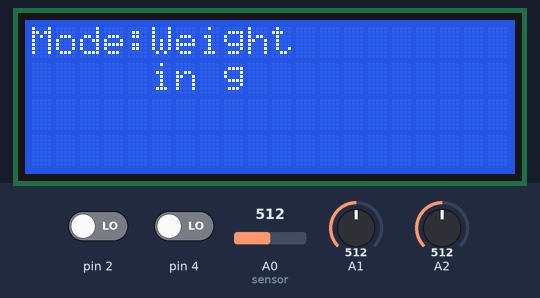
A sketch run on a simulated Arduino Uno, built with avr-gcc and run on an emulated ATmega328P. On the bench: 20×4 character LCD. The test bench sets the inputs (shaded band); at power-on: pin 4 LOW, A0 (sensor) = 512, A1 = 512, pin 2 LOW, A2 = 512. What the sketch prints to the serial monitor is not drawn.

Above: at 1.2 s.
At 2.3 s:
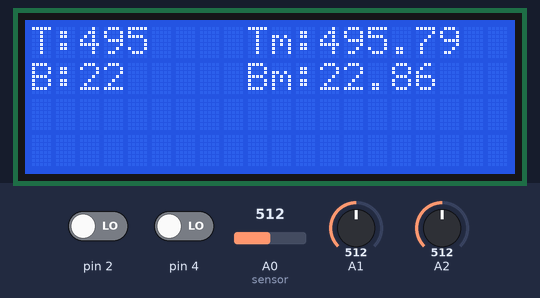
2.4 s: pin 4 driven HIGH
At 3.3 s:
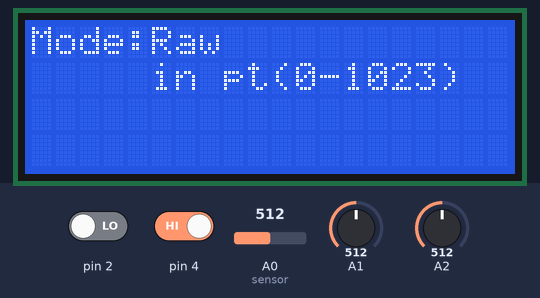
At 4.4 s:
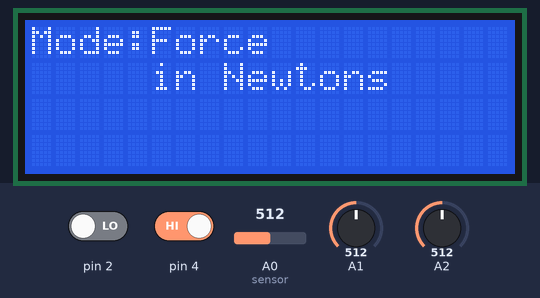
5.4 s: A0 (sensor) set to 1023
8.4 s: A1 set to 1015
11.4 s: A1 set to 1023
14.4 s: pin 2 driven HIGH
17.2 s: A0 (sensor) set to 900
Timing chart, 0 to 20.2 s (numbered marks = the images above; inputs shaded):
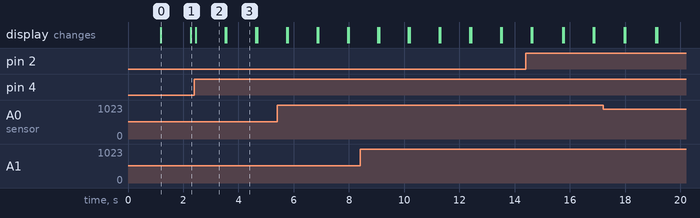

The sketch:

arduino.ino
```cpp
#include <Wire.h>
#include <LiquidCrystal_I2C.h>

LiquidCrystal_I2C lcd(0x27, 20, 4); // set the LCD address to 0x27 for a 16 chars and 2 line display

unsigned long time;
bool firstRound;
float maxValue = 0;  //need to be defined out of loop
float maxValue_top = 0;
bool weightMode,rawMode,forceMode;
int modeLength = 6;
bool test = false;  //TODO: create real test version

// int i = 0;
// const byte number_of_samples = 80;
// float mean[number_of_samples];

String addSpace(int number, int num_of_spaces = 10)
{
  String string_number = String(number);
  int length = string_number.length();
  int spaces = num_of_spaces - length;

  for (size_t i = 0; i < spaces; i++)
  {
    string_number += " ";
  }
  return string_number;
}

void setup() {
  Serial.begin(9600);
  lcd.init(); // initialize the lcd
  lcd.init();
  // Print a message to the LCD.
  lcd.backlight();
  lcd.setCursor(0, 0);
  lcd.print("Measurement Unit");
  lcd.setCursor(0, 1);
  lcd.print("GT Lorraine");
  delay(1000);
  lcd.clear();
  lcd.setCursor(0, 0);


  firstRound=true; //identifies if it is the first loop (! do not change !)
  weightMode=true; //defines starting mode

  //setup mode for first round
  if (weightMode == true)
  {
    forceMode = true;
    weightMode = false;
    rawMode = false;
  }
  else if (rawMode == true)
  {
    forceMode = false;
    weightMode = true;
    rawMode = false;
  }
  else if (forceMode == true)
  {
    forceMode = false;
    weightMode = false;
    rawMode = true;
  }

}


void setMode(String mode,String unit, bool specific_configuration=false){

  lcd.clear();
  lcd.setCursor(0, 0);
  lcd.print("Mode:");
  lcd.setCursor(5, 0);
  lcd.print(mode);
  lcd.setCursor(5, 1);
  lcd.print("in ");
  lcd.setCursor(8, 1);
  lcd.print(unit);


  delay(1000);

  lcd.clear();
  lcd.setCursor(0, 0);

  if (specific_configuration==false)
  {
    lcd.print(mode);
    lcd.setCursor(mode.length(), 0);
    lcd.print(": ");
    modeLength = mode.length() + 1;
  }

}


void loop() {
  Serial.flush();
  time = millis();

  int sensorValue[3];
  sensorValue[0] = analogRead(A0);   //base sensor input
  sensorValue[1] = analogRead(A1);   //top right sensor input
  sensorValue[2] = analogRead(A2);   //top left sensor input
  // sensor4Value = analogRead(A3);   //sensor input
  int sensorButtonReset = digitalRead(2);
  int sensorButtonMode = digitalRead(4);

  float voltage[3], resistance[3],conductance[3],force[3],weight[3],tolerance[2];

  for (int i = 0; i < 3; i++)
  {
    voltage[i] = sensorValue[i] * (5.0 / 1023.0);       // Convert the analog reading (which goes from 0 - 1023) to a voltage (0 - 5V):
    resistance[i] = 10000.0 * (5.0 / (voltage[i])-1.0); //Pont diviseur de tension
    conductance[i] = 1.0 / resistance[i];
    float k = 10000.0; // scale factor
    force[i] = k * conductance[i];
  }

  force[1]=(force[1]+force[2])/2;

//CALIBRATIONS

  double a = 2.23805E-01;  //calibration factor (found using curve fit and weights)
  double b = 0;     //calibration constant (found using curve fit and weights). corresponds to weight of initial plate + uncertainties
  force[0] = a * force[0] + b; //calibrated force sensor base

  a = 4.85419E+00; //calibration factor (found using curve fit and weights)
  b = 0;
  force[1] = a * force[1] + b; //calibrated force sensors top

  // EQUATIONS DEPENDANT ON CALIBRATIONS


  tolerance[0] = 9E-02; //TOLERANCE in Newtons
  tolerance[1] = 1.8E-02; //TOLERANCE in Newtons

  if (test == false)
  {
    for (size_t i = 0; i < 2; i++)
    {
      if (force[i] < tolerance[i])
      {
        if (force[i] < 0)
        {
          force[i] = 0;
        }
        else if (force[i] < -tolerance[i])
        {
          force[i] = -34404;
        }
        else
        {
          force[i] = 0;
        }
      }
    }

  }

  for (int i = 0; i < 3; i++)
  {
    weight[i] = force[i] * 1E3 / 9.81; //weight in grams
  }


  //BUTTON SELECTION FUNCTION
  if (sensorButtonMode || firstRound){
    firstRound=false;
    if (weightMode == true){
  //RAW MODE
      weightMode = false;
      rawMode = true;
      forceMode = false;

      setMode("Raw", "pt(0-1023)",true);

      lcd.print("t1:");
      modeLength = 3;
      lcd.setCursor(7, 0);
      lcd.print("t2:");
      lcd.print(0.0);
      lcd.setCursor(0, 1);
      lcd.print("b:");
      lcd.setCursor(3, 1);
      lcd.print(0.0);
      lcd.print("            ");
    } else if (rawMode==true){
  //FORCE MODE
    weightMode = false;
    rawMode = false;
    forceMode = true;

    setMode("Force","Newtons");

    lcd.setCursor(0, 1);
    lcd.print("MaxForce:");
    maxValue = 0;
    lcd.setCursor(9, 1);
    lcd.print(maxValue);
    lcd.print("            ");

    } else if (forceMode==true){

  //WEIGHT MODE
      weightMode = true;
      rawMode = false;
      forceMode = false;

      setMode("Weight", "g",true);
      lcd.print("T:");
      modeLength = 2;
      lcd.setCursor(9, 0);
      lcd.print("Tm:");
      lcd.print(0.0);
      lcd.setCursor(0, 1);
      lcd.print("B:");
      lcd.print(0.0);
      lcd.setCursor(9, 1);
      lcd.print("Bm:");
      lcd.print(0.0);
      lcd.print("            ");
    }

}

//MODE FUNCTIONS: while running the loop

    if (weightMode)
    {
  //WEIGHT MODE
  lcd.setCursor(2, 0);
  lcd.print(addSpace(weight[1],7));
  lcd.setCursor(2, 1);
  lcd.print(addSpace(weight[0],7));

  if (sensorButtonReset)
  { //reset maxValue to 0
    maxValue = 0;
    maxValue_top = 0;

    lcd.setCursor(12, 1);
    lcd.print(maxValue);
    lcd.print("        ");
    lcd.setCursor(12, 0);
    lcd.print(maxValue_top);
    lcd.print("        ");
    }

    if (weight[0] > maxValue)   //peak weight base
    {
      maxValue = weight[0];
      lcd.setCursor(12, 1);
      lcd.print(maxValue);
      lcd.print("            ");
    }

    if (weight[1] > maxValue_top) //peak weight base
    {
      maxValue_top = weight[1];
      lcd.setCursor(12, 0);
      lcd.print(maxValue_top);
      lcd.print("            ");
    }

    }

    else if (rawMode)
    {


  //RAW MODE
  lcd.setCursor(0,0);
  lcd.print("t1:");
  lcd.print(addSpace(sensorValue[1],4));

    lcd.setCursor(7, 0);
  lcd.print("t2:");
  lcd.print(addSpace(sensorValue[2],4));
  lcd.setCursor(3, 1);
  lcd.print(addSpace(sensorValue[0], 12));
    }
    else if (forceMode)
    {
  //FORCE MODE
      lcd.setCursor(modeLength, 0);
      // lcd.print(force[0],6);// for debugging
      lcd.print(force[0],2);
      lcd.print("            ");

      if (sensorButtonReset)
      { //reset maxValue to 0
        maxValue = 0;
        lcd.setCursor(9, 1);
        lcd.print(maxValue,2);
        lcd.print("        ");
      }
      if (force[0] > maxValue)
      {
        maxValue = force[0];
        lcd.setCursor(9, 1);
        lcd.print(maxValue,2);
        lcd.print("            ");
      }
    }


//* SERIAL PRINTING
    Serial.print(time);
    Serial.print("\t");
    // Serial.print(sensorValue[0]);
    Serial.print(weight[0]);
    Serial.print("\t");
    // Serial.print(sensorValue[1]);
    Serial.println(weight[1]);
    // Serial.print("\t");
    // Serial.println(sensorValue[2]);
    // Serial.println(sensorValue[2]);

    // Serial.println(voltage);

}
```

Measured:
- after the input at 2.4 s, the display: changes after 0.06 s (image 2)
- what the display in image 0 shows lasts 1.1 s, from 1.2 s to 2.3 s
